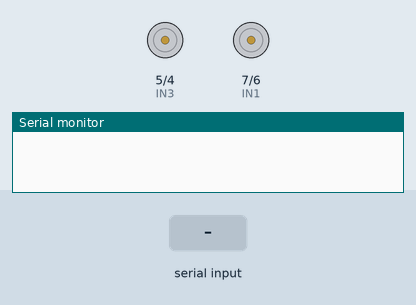
Bench run of a sketch on a simulated Arduino Uno, built with avr-gcc and run on an emulated ATmega328P. Parts: motor-driver pin pairs drawn as motors (green arrow = first pin HIGH = forward, orange = second pin HIGH = backward, longer = more drive), the last lines printed to the serial monitor. The inputs (shaded band) are chosen by the test bench.

Above: at 1.2 s.
1.3 s: "1" received over Serial
At 3.0 s:
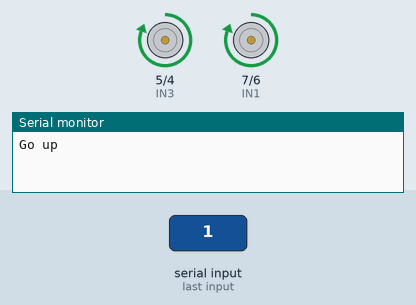
3.8 s: "4" received over Serial
At 6.0 s:
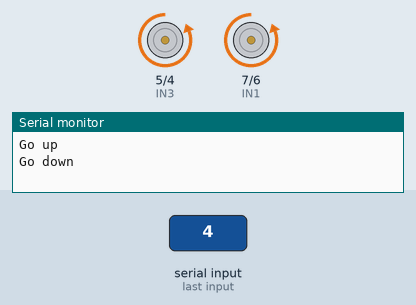
6.3 s: "3" received over Serial
At 8.2 s:
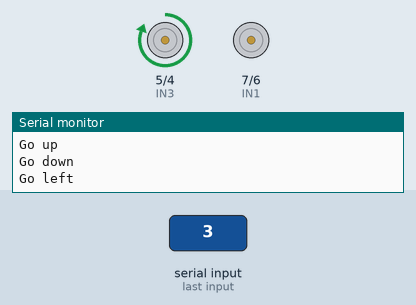
8.8 s: "2" received over Serial
At 10.2 s:
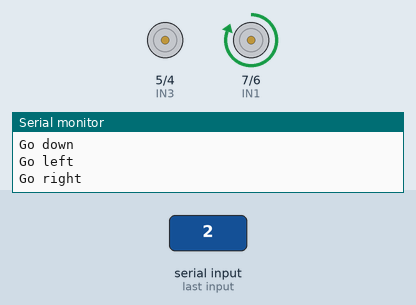
Timing chart, 0 to 11.8 s (numbered marks = the images above; inputs shaded):
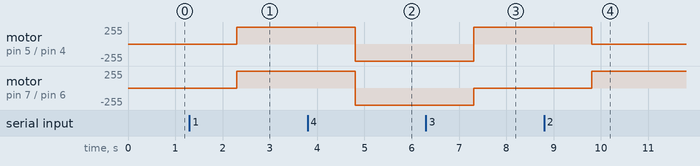

The sketch:

motor_v2.ino
```cpp
//pin 7,6,5,4 activation
//motor1
const int IN1 = 7;
const int IN2 = 6;

//motor2
const int IN3 = 5;
const int IN4 = 4;

void setup()
{
 //open port number 9600
 Serial.begin(9600);
 //setting pinMode from using
 pinMode(IN1,OUTPUT);
 pinMode(IN2,OUTPUT);
 pinMode(IN3,OUTPUT);
 pinMode(IN4,OUTPUT);
}

void loop()
{
   //if it can communicate by Serial
   if(Serial.available())
   {
    String value = Serial.readString();

    //classify into value
    if(value == "1") //Go straight
    {
     //just msg
     Serial.println("Go up");
     //real code for moving
     digitalWrite(IN1,HIGH);
     digitalWrite(IN3,HIGH);
     digitalWrite(IN2,LOW);
     digitalWrite(IN4,LOW);
    }
    if(value == "4") //Go back
    {
     //just msg
     Serial.println("Go down");
     //real code for moving
     digitalWrite(IN1,LOW);
     digitalWrite(IN3,LOW);
     digitalWrite(IN2,HIGH);
     digitalWrite(IN4,HIGH);
    }
    if(value == "3") //Go Right
    {
     //just msg
     Serial.println("Go left");
     //real code for moving
      digitalWrite(IN1, LOW);
      digitalWrite(IN2, LOW);
      digitalWrite(IN3, HIGH);
      digitalWrite(IN4, LOW);
    }
    if(value == "2") //Go Left
    {
     //just msg
     Serial.println("Go right");
     //real code for moving
      digitalWrite(IN1, HIGH);
      digitalWrite(IN2, LOW);
      digitalWrite(IN3, LOW);
      digitalWrite(IN4, LOW);
    }
    if(value == "0") // Stop
    {
     //just msg
     Serial.println("Go stop");
     //real code for moving
     digitalWrite(IN1, LOW);
     digitalWrite(IN2, LOW);
     digitalWrite(IN3, LOW);
     digitalWrite(IN4, LOW);
    }
   }
   delay(10);
}
```

Measured:
- after the input at 1.3 s, motor on pin 5 (IN3) / pin 4 (IN4), motor on pin 7 (IN1) / pin 6 (IN2): stopped → forward 255/255 after 1.0 s
- after the input at 3.8 s, motor on pin 5 (IN3) / pin 4 (IN4), motor on pin 7 (IN1) / pin 6 (IN2): forward 255/255 → backward 255/255 after 1.0 s
- after the input at 6.3 s, motor on pin 5 (IN3) / pin 4 (IN4): backward 255/255 → forward 255/255 after 1.0 s; motor on pin 7 (IN1) / pin 6 (IN2): backward 255/255 → stopped after 1.0 s
- after the input at 8.8 s, motor on pin 5 (IN3) / pin 4 (IN4): forward 255/255 → stopped after 1.0 s; motor on pin 7 (IN1) / pin 6 (IN2): stopped → forward 255/255 after 1.0 s
